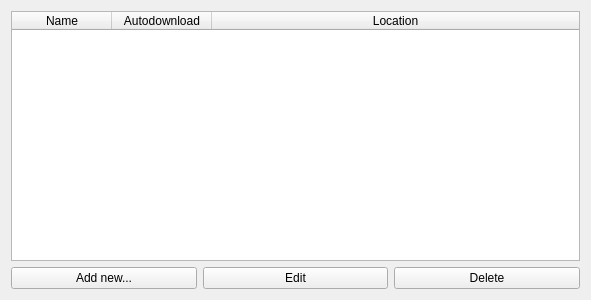
<?xml version="1.0" encoding="UTF-8"?>
<ui version="4.0">
 <class>CMapSourcesTableWidget</class>
 <widget class="QWidget" name="CMapSourcesTableWidget">
  <property name="geometry">
   <rect>
    <x>0</x>
    <y>0</y>
    <width>591</width>
    <height>300</height>
   </rect>
  </property>
  <property name="windowTitle">
   <string>Form</string>
  </property>
  <layout class="QVBoxLayout" name="verticalLayout">
   <item>
    <widget class="QTableWidget" name="twGPSSources">
     <property name="editTriggers">
      <set>QAbstractItemView::NoEditTriggers</set>
     </property>
     <property name="selectionMode">
      <enum>QAbstractItemView::SingleSelection</enum>
     </property>
     <property name="selectionBehavior">
      <enum>QAbstractItemView::SelectRows</enum>
     </property>
     <property name="verticalScrollMode">
      <enum>QAbstractItemView::ScrollPerPixel</enum>
     </property>
     <property name="horizontalScrollMode">
      <enum>QAbstractItemView::ScrollPerPixel</enum>
     </property>
     <attribute name="horizontalHeaderCascadingSectionResizes">
      <bool>true</bool>
     </attribute>
     <attribute name="horizontalHeaderHighlightSections">
      <bool>false</bool>
     </attribute>
     <attribute name="horizontalHeaderStretchLastSection">
      <bool>true</bool>
     </attribute>
     <attribute name="verticalHeaderVisible">
      <bool>false</bool>
     </attribute>
     <attribute name="verticalHeaderVisible">
      <bool>false</bool>
     </attribute>
     <attribute name="horizontalHeaderStretchLastSection">
      <bool>true</bool>
     </attribute>
     <attribute name="horizontalHeaderCascadingSectionResizes">
      <bool>true</bool>
     </attribute>
     <attribute name="horizontalHeaderHighlightSections">
      <bool>false</bool>
     </attribute>
     <column>
      <property name="text">
       <string>Name</string>
      </property>
     </column>
     <column>
      <property name="text">
       <string>Autodownload</string>
      </property>
     </column>
     <column>
      <property name="text">
       <string>Location</string>
      </property>
     </column>
    </widget>
   </item>
   <item>
    <layout class="QHBoxLayout" name="horizontalLayout">
     <item>
      <widget class="QPushButton" name="bbAdd">
       <property name="text">
        <string>Add new...</string>
       </property>
       <property name="icon">
        <iconset resource="../../../res/resources.qrc">
         <normaloff>:/icons/item-add.png</normaloff>:/icons/item-add.png</iconset>
       </property>
      </widget>
     </item>
     <item>
      <widget class="QPushButton" name="pbEdit">
       <property name="text">
        <string>Edit</string>
       </property>
       <property name="icon">
        <iconset resource="../../../res/resources.qrc">
         <normaloff>:/icons/item-edit.png</normaloff>:/icons/item-edit.png</iconset>
       </property>
      </widget>
     </item>
     <item>
      <widget class="QPushButton" name="pbDelete">
       <property name="text">
        <string>Delete</string>
       </property>
       <property name="icon">
        <iconset resource="../../../res/resources.qrc">
         <normaloff>:/icons/item-remove.png</normaloff>:/icons/item-remove.png</iconset>
       </property>
      </widget>
     </item>
    </layout>
   </item>
  </layout>
 </widget>
 <resources>
  <include location="../../../res/resources.qrc"/>
 </resources>
 <connections/>
</ui>
